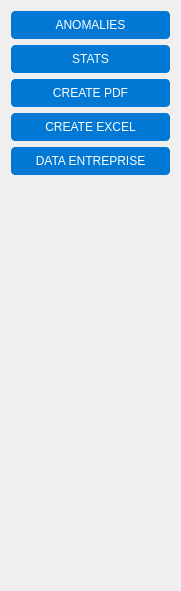
     <widget class="QWidget" name="verticalLayoutWidget_2">
      <property name="geometry">
       <rect>
        <x>910</x>
        <y>0</y>
        <width>181</width>
        <height>591</height>
       </rect>
      </property>
      <layout class="QVBoxLayout" name="verticalLayout_2">
       <item>
        <widget class="QPushButton" name="pushButton_7">
         <property name="contextMenuPolicy">
          <enum>Qt::ActionsContextMenu</enum>
         </property>
         <property name="styleSheet">
          <string notr="true">QPushButton {
    background-color: #0078D4; /* Button background color similar to Windows */
    color: #FFFFFF; /* Button text color */
    border: 1px solid #0078D4; /* Button border color */
    border-radius: 4px; /* Button border radius */
    padding: 6px 12px; /* Button padding */
}

QPushButton:hover {
    background-color: #00559B; /* Hovered button background color */
    border: 1px solid #00559B; /* Hovered button border color */
}

QPushButton:pressed {
    background-color: #003C75; /* Pressed button background color */
    border: 1px solid #003C75; /* Pressed button border color */
}

QPushButton:focus {
    border: 1px solid #0078D4; /* Focused button border color */
    outline: none; /* Remove the focus outline */
}</string>
         </property>
         <property name="text">
          <string>ANOMALIES</string>
         </property>
        </widget>
       </item>
       <item>
        <widget class="QPushButton" name="pushButton_6">
         <property name="styleSheet">
          <string notr="true">QPushButton {
    background-color: #0078D4; /* Button background color similar to Windows */
    color: #FFFFFF; /* Button text color */
    border: 1px solid #0078D4; /* Button border color */
    border-radius: 4px; /* Button border radius */
    padding: 6px 12px; /* Button padding */
}

QPushButton:hover {
    background-color: #00559B; /* Hovered button background color */
    border: 1px solid #00559B; /* Hovered button border color */
}

QPushButton:pressed {
    background-color: #003C75; /* Pressed button background color */
    border: 1px solid #003C75; /* Pressed button border color */
}

QPushButton:focus {
    border: 1px solid #0078D4; /* Focused button border color */
    outline: none; /* Remove the focus outline */
}</string>
         </property>
         <property name="text">
          <string>STATS</string>
         </property>
        </widget>
       </item>
       <item>
        <widget class="QPushButton" name="PDF_BUT">
         <property name="styleSheet">
          <string notr="true">QPushButton {
    background-color: #0078D4; /* Button background color similar to Windows */
    color: #FFFFFF; /* Button text color */
    border: 1px solid #0078D4; /* Button border color */
    border-radius: 4px; /* Button border radius */
    padding: 6px 12px; /* Button padding */
}

QPushButton:hover {
    background-color: #00559B; /* Hovered button background color */
    border: 1px solid #00559B; /* Hovered button border color */
}

QPushButton:pressed {
    background-color: #003C75; /* Pressed button background color */
    border: 1px solid #003C75; /* Pressed button border color */
}

QPushButton:focus {
    border: 1px solid #0078D4; /* Focused button border color */
    outline: none; /* Remove the focus outline */
}</string>
         </property>
         <property name="text">
          <string>CREATE PDF</string>
         </property>
        </widget>
       </item>
       <item>
        <widget class="QPushButton" name="pushButton_5">
         <property name="styleSheet">
          <string notr="true">QPushButton {
    background-color: #0078D4; /* Button background color similar to Windows */
    color: #FFFFFF; /* Button text color */
    border: 1px solid #0078D4; /* Button border color */
    border-radius: 4px; /* Button border radius */
    padding: 6px 12px; /* Button padding */
}

QPushButton:hover {
    background-color: #00559B; /* Hovered button background color */
    border: 1px solid #00559B; /* Hovered button border color */
}

QPushButton:pressed {
    background-color: #003C75; /* Pressed button background color */
    border: 1px solid #003C75; /* Pressed button border color */
}

QPushButton:focus {
    border: 1px solid #0078D4; /* Focused button border color */
    outline: none; /* Remove the focus outline */
}</string>
         </property>
         <property name="text">
          <string>CREATE EXCEL</string>
         </property>
        </widget>
       </item>
       <item>
        <widget class="QPushButton" name="DATA_ENT">
         <property name="styleSheet">
          <string notr="true">QPushButton {
    background-color: #0078D4; /* Button background color similar to Windows */
    color: #FFFFFF; /* Button text color */
    border: 1px solid #0078D4; /* Button border color */
    border-radius: 4px; /* Button border radius */
    padding: 6px 12px; /* Button padding */
}

QPushButton:hover {
    background-color: #00559B; /* Hovered button background color */
    border: 1px solid #00559B; /* Hovered button border color */
}

QPushButton:pressed {
    background-color: #003C75; /* Pressed button background color */
    border: 1px solid #003C75; /* Pressed button border color */
}

QPushButton:focus {
    border: 1px solid #0078D4; /* Focused button border color */
    outline: none; /* Remove the focus outline */
}</string>
         </property>
         <property name="text">
          <string>DATA ENTREPRISE</string>
         </property>
        </widget>
       </item>
       <item>
        <spacer name="verticalSpacer_2">
         <property name="orientation">
          <enum>Qt::Vertical</enum>
         </property>
         <property name="sizeHint" stdset="0">
          <size>
           <width>20</width>
           <height>40</height>
          </size>
         </property>
        </spacer>
       </item>
      </layout>
     </widget>
